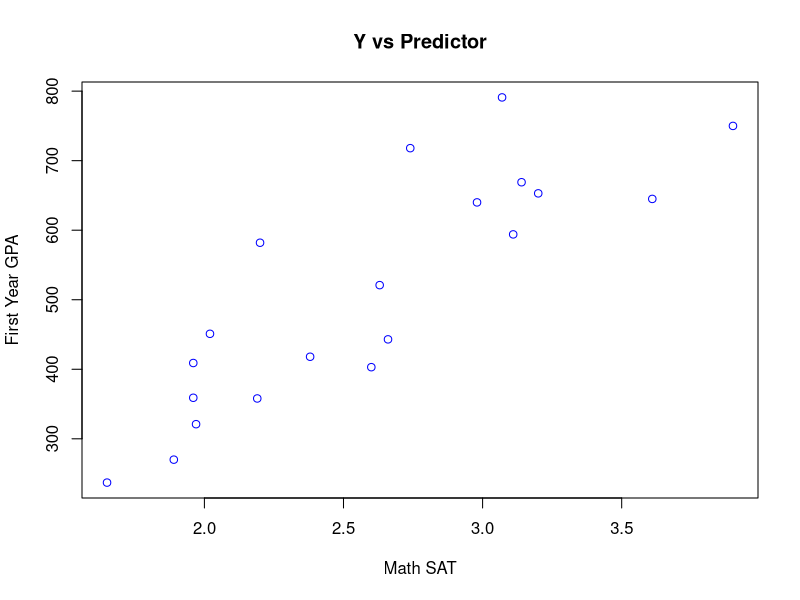
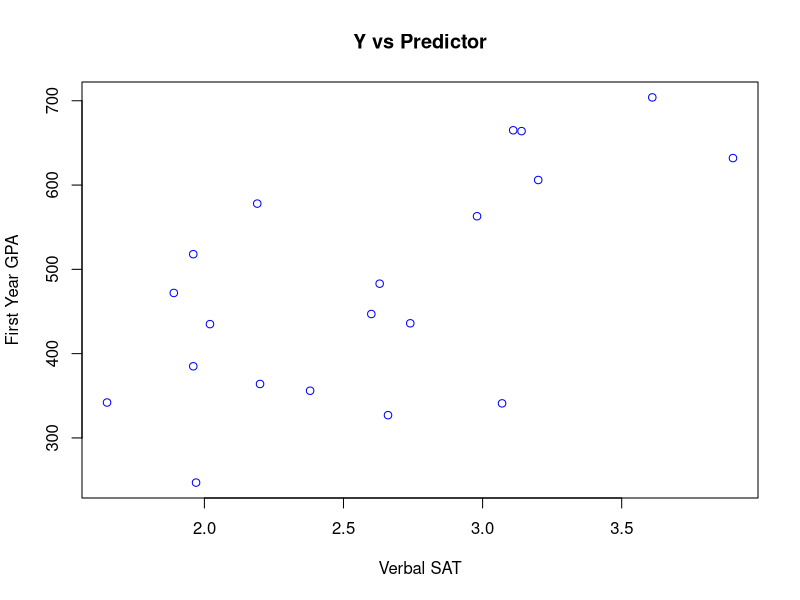
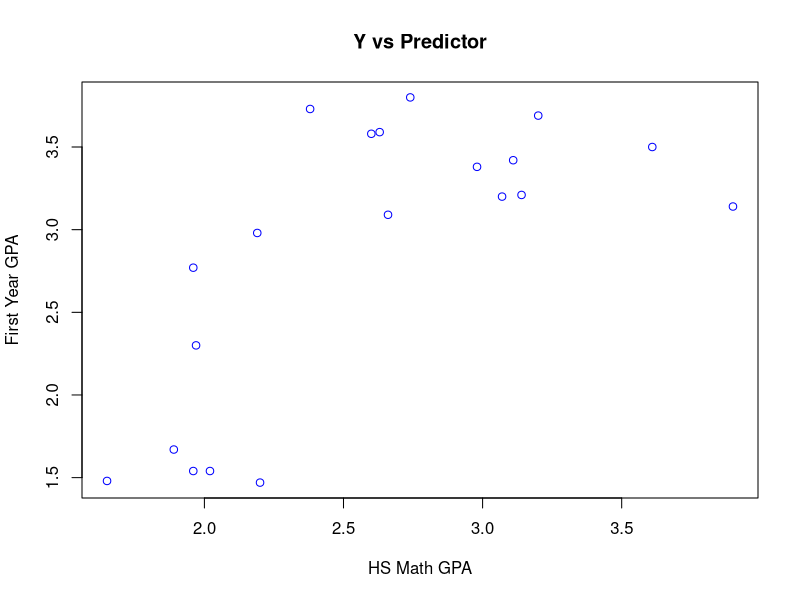
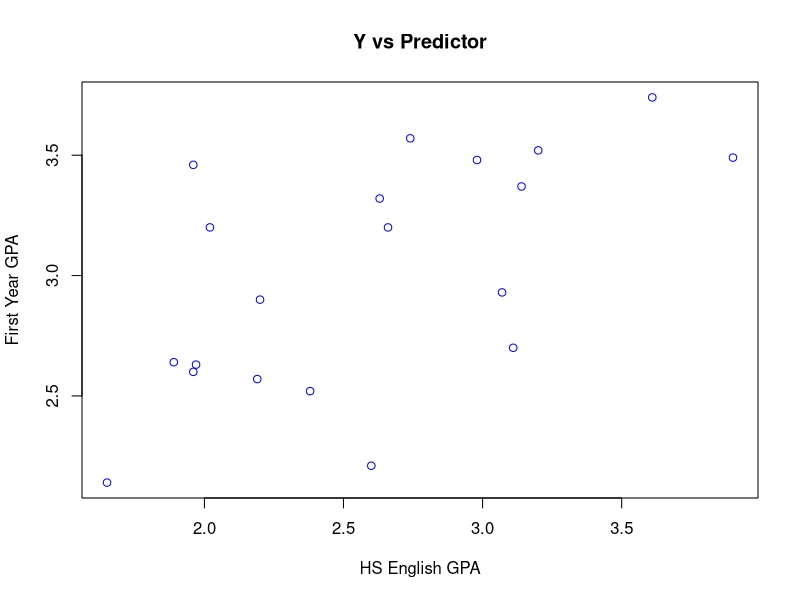
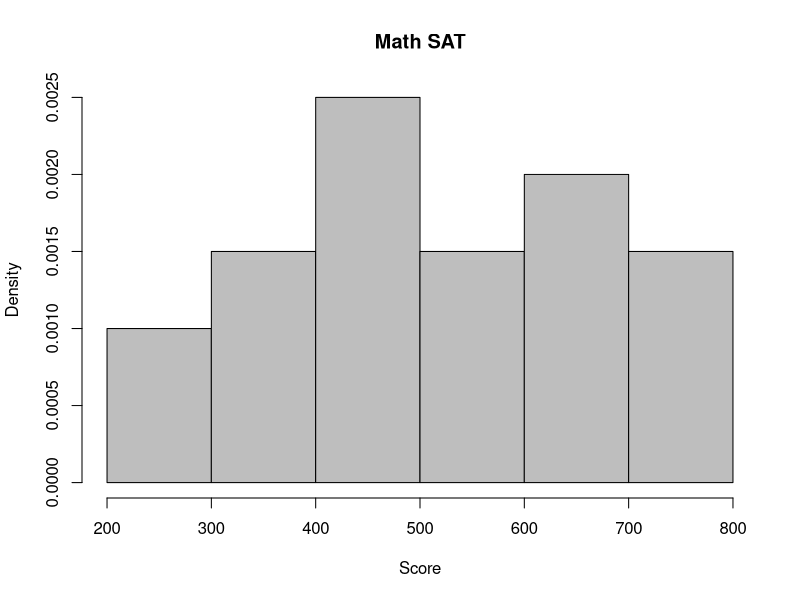
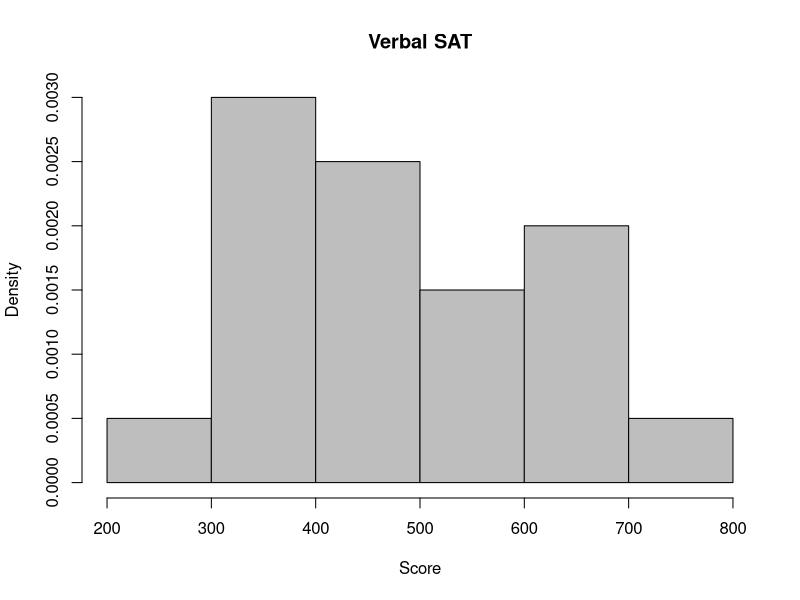
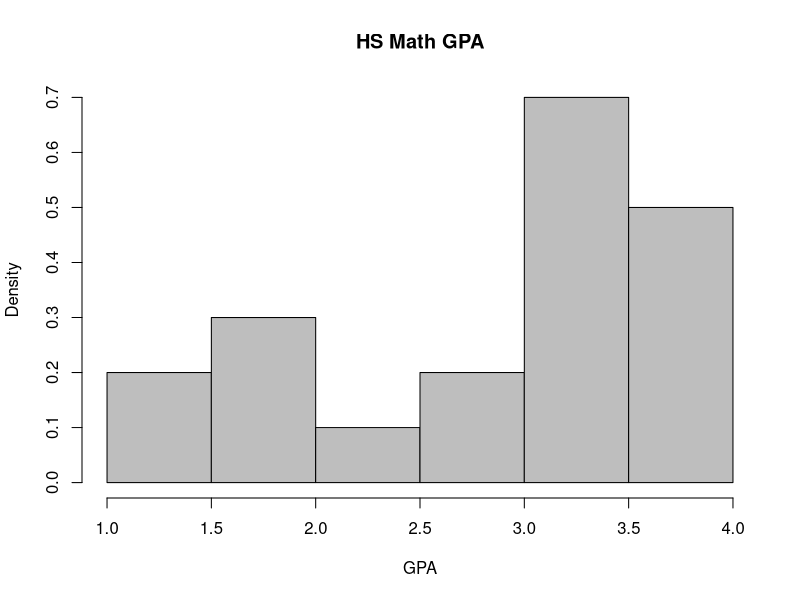
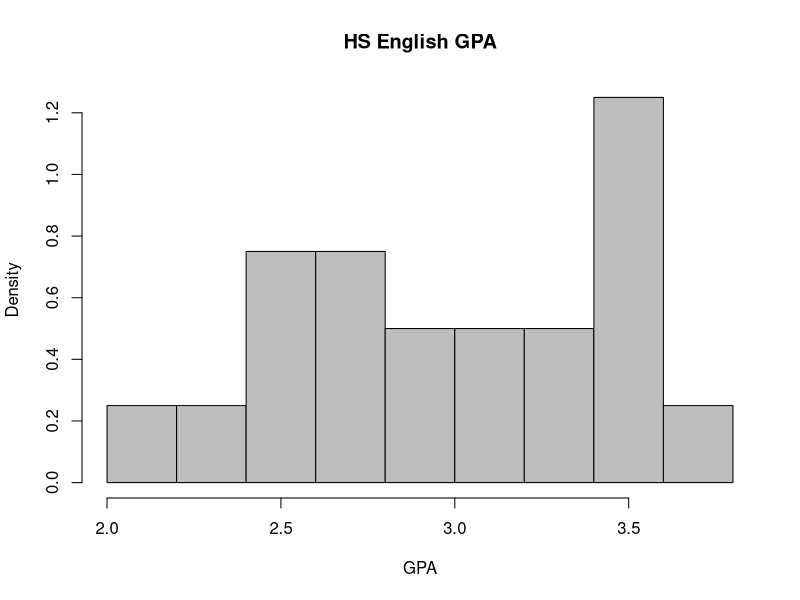

Recreate these plots in R, in order.
## ---- chunk 1
    #gpa <- 
    gpa = read.csv("College GPA.csv")
    head(gpa)
    summary(gpa)
## ---- chunk 2
    n <- nrow(gpa)
    Y <- gpa$First.Yr.GPA
    X1 <- gpa$Math.SAT
    X2 <- gpa$Verbal.SAT
    X3 <- gpa$HS.Math.GPA
    X4 <- gpa$HS.English.GPA
    Beta_hat <- numeric(n)
## ---- chunk 3
  #Change Beta_hat to a matrix
    Beta_hat = matrix(Beta_hat)
  #Change Y to a matrix
    Y = matrix(Y)
  #create X 
  # First create column of ones and convert Xi to columns
    X = c(rep(1, n))
  # make matrix X
    X = cbind(X, X1, X2, X3, X4, deparse.level = 0)

## ---- chunk 4
  #Calculate Beta_hat
  Beta_hat = solve(t(X)%*%X)%*%t(X)%*%Y

  #Print individual values of Beta_i
  labels = matrix(c("Beta_0", "Beta_1", "Beta_2", "Beta_3", "Beta_4"), nrow = 5)
  beta_summary <- cbind(labels, Beta_hat)
  beta_summary
## ---- chunk 5
    gpa.mlr = lm(Y ~ X1+X2+X3+X4)
    summary(gpa.mlr)
## ---- chunk 6
    confint(gpa.mlr)
## ---- chunk 7
X1 = c(640)
X2 = c(540)
X3 = c(3.8)
X4 = c(3.2)
predict(gpa.mlr, data.frame(X1, X2, X3, X4))
## ---- chunk 8
predict(gpa.mlr, data.frame(X1, X2, X3, X4), interval="confidence", level=0.95)

## ---- chunk 9
    X1 <- gpa$Math.SAT
    X2 <- gpa$Verbal.SAT
    X3 <- gpa$HS.Math.GPA
    X4 <- gpa$HS.English.GPA
    plot(Y, X1, main="Y vs Predictor", ylab="First Year GPA", xlab="Math SAT", col="blue")
    plot(Y, X2, main="Y vs Predictor", ylab="First Year GPA", xlab="Verbal SAT", col="blue")
    plot(Y, X3, main="Y vs Predictor", ylab="First Year GPA", xlab="HS Math GPA", col="blue")
    plot(Y, X4, main="Y vs Predictor", ylab="First Year GPA", xlab="HS English GPA", col="blue")
## ---- chunk 10
hist(X1, main="Math SAT", xlab="Score", col="grey", freq=FALSE)
hist(X2, main="Verbal SAT", xlab="Score", col="grey", freq=FALSE)
hist(X3, main="HS Math GPA", xlab="GPA", col="grey", freq=FALSE)
hist(X4, main="HS English GPA", xlab="GPA", col="grey", freq=FALSE)
# There are definite outliers in the HS Math GPA, it seems a disproportionately large amount of students got below a 1.75 GPA
## ---- chunk 11
plot(gpa.mlr, which=1)
